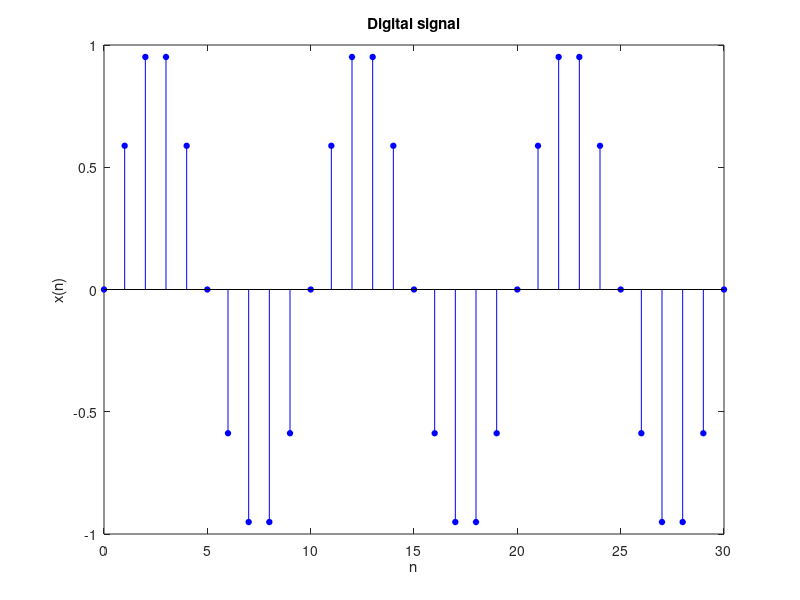

This chart was generated by the following MATLAB code:
n = 0:1:30;
x = sin(0.2*pi*n)
Hs = stem(n,x,'b','filled'); % b for color blue
set(Hs,'markersize',4);
title('Digital signal');
xlabel('n');
ylabel('x(n)');